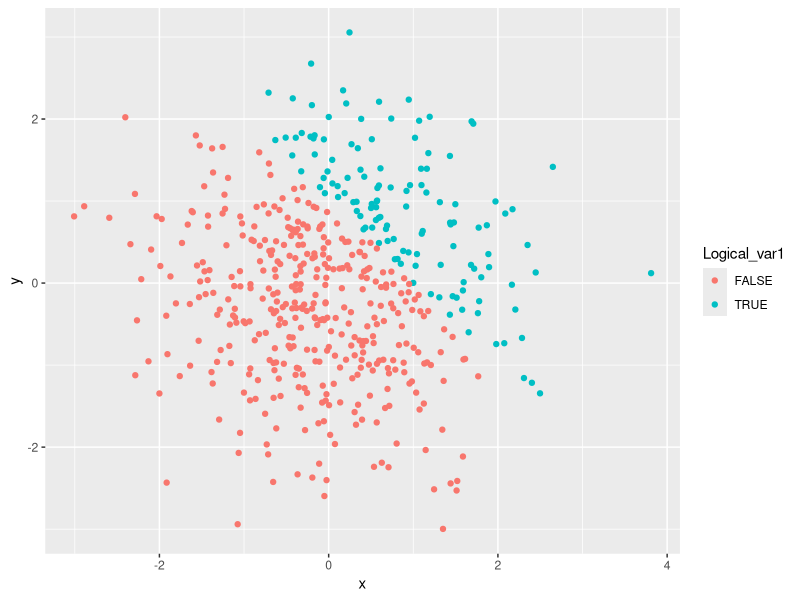
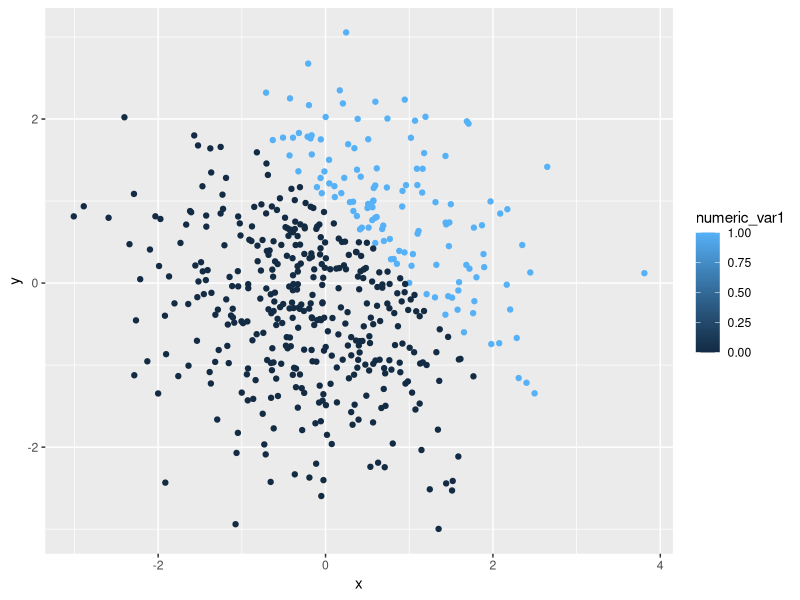
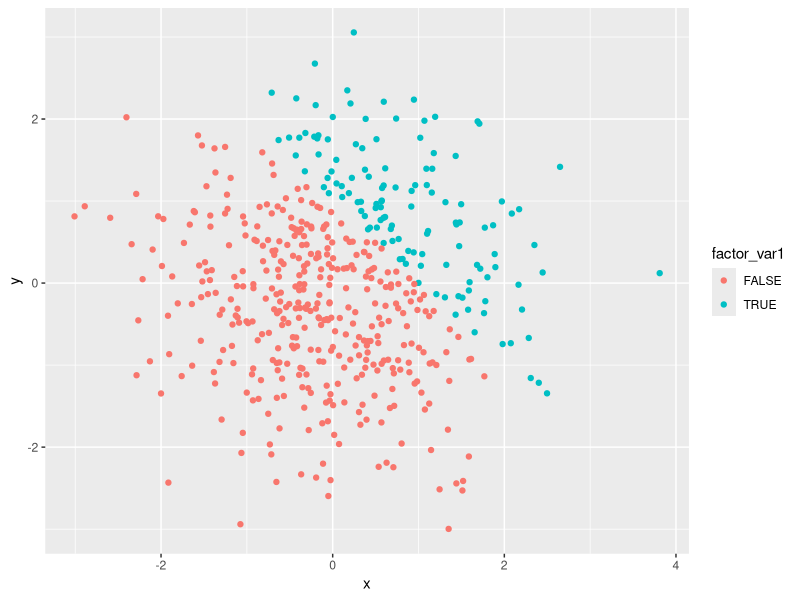
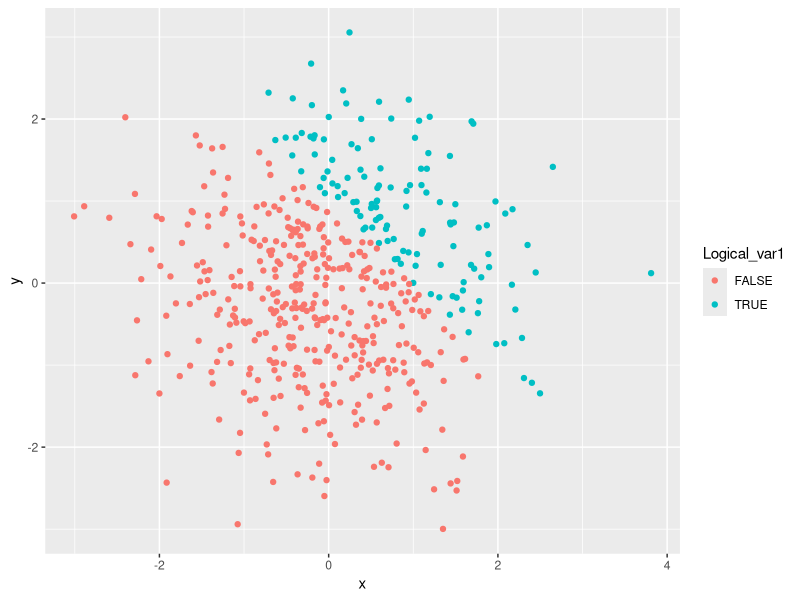

Generate these figures, in order, with R:
## ---- chunk 1
knitr::opts_chunk$set(echo = TRUE)

library(tidyverse)

## Create a dataframe 
hw1_df = tibble(
 ## A random sample of size 8 from a standard Normal distribution
 norm_samp = rnorm (8, mean = 0, sd = 1),
 ## Logic vector: if elements of the random sample are positive
 norm_samp_pos = norm_samp > 0,
 ## Character vector of length 8
 vec_char = c("a", "b", "c", "abc", "ad", "ac", "bc", " "),
 ## Factor vector of length 8 with 3 differesnt levels
 vec_factor = factor(c("low", "high", "medium", "high", "low", "medium", "high",  
                       "low")),
)

## Take the mean of each variable
## Examing the mean of varible norm_samp: 
mean(hw1_df$norm_samp)
## Examing the mean of varible norm_samp_pos: 
mean(hw1_df$norm_samp_pos)
## Examing the mean of varible var_char: 
mean(hw1_df$vec_char)
## Examing the mean of varible var_factor: 
mean(hw1_df$vec_factor)

## ---- chunk 2
## Create a data frame that converts different types of variable
hw1_dt = tibble(
  norm_samp = rnorm (8, mean = 0, sd = 1),
  
  ## Convert logical vector to numeric
  logic_num = as.numeric(pull(hw1_df, norm_samp_pos)),
  ## multiply converted variable by the random sample
  logic_num_normsamp = logic_num * norm_samp,
  
  ## Covert logical vector to factor
  logic_factor = as.factor(pull(hw1_df, norm_samp_pos)),
  ## multiply converted variable by the random sample
  logic_factor_normsamp = logic_factor * norm_samp,
  
  ## convert logical vector to factor & then convert result to numeric
  logic_factor_num = as.numeric(as.factor(pull(hw1_df, norm_samp_pos))),
  ## multiply converted variable by the random sample
  logic_factor_num_normsamp = logic_factor_num * norm_samp
)
 
## ---- chunk 3
knitr::opts_chunk$set(echo = TRUE)

## set seed to ensure reproducibility
set.seed(1)

## Create a dataframe 
HW1_2_df = tibble(
## A random sample of size 500
 x = rnorm (500),
 y = rnorm (500),

 # Logic vector: if x + y > 1
 Logical_var1 = x + y > 1,
 # coercing the above logical vector to numeric
 numeric_var1 = as.numeric(Logical_var1),
 # coercing the above logical vector to factor
 factor_var1 = as.factor(Logical_var1),
)

## ---- chunk 4

## Scatter plot for logical variable
ggplot(HW1_2_df, aes(x = x, y = y, color=Logical_var1)) + geom_point()
## Export the first scatterplot to project directory using ggsave
ggsave("plot1.jpeg", plot = last_plot())

## Scatter plot for numerical variable, color by factor_var1
ggplot(HW1_2_df, aes(x = x, y = y, color=numeric_var1)) + geom_point()

## Scatter plot for factor variable, color by numerical varaible
ggplot(HW1_2_df, aes(x = x, y = y, color=factor_var1)) + geom_point()

